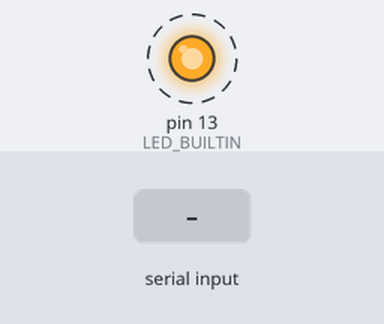
Recording of a sketch running on a simulated Arduino Uno, built with avr-gcc and run on an emulated ATmega328P. On the bench: output pins drawn as LEDs (lit = HIGH). Dashed ring = blinking. The test bench sets the inputs (shaded band). What the sketch prints to the serial monitor is not drawn.

Above: at 1.2 s.
1.3 s: byte 30 received over Serial
3.5 s: byte 90 received over Serial
5.5 s: byte 120 received over Serial
Timing chart, 0 to 13.5 s (numbered marks = the images above; inputs shaded):
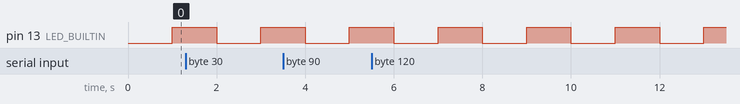

The sketch:

SerialEchoTest.ino
```cpp
// Minimal diagnostic sketch: no IMU, no BLE, no FIFO. It exists to separate
// "the board, cable or port is at fault" from "the rest of the firmware is".
// It prints a heartbeat every second and echoes back every byte it receives,
// so it cannot be mistaken for a silent hang.

unsigned long lastBeat = 0;

void setup() {
  Serial.begin(921600);
  unsigned long start = millis();
  while (!Serial && millis() - start < 3000) delay(10);
  pinMode(LED_BUILTIN, OUTPUT);
  Serial.println("ECHO TEST READY - digita qualcosa, torna indietro. Heartbeat ogni secondo.");
}

void loop() {
  if (millis() - lastBeat >= 1000) {
    lastBeat = millis();
    digitalWrite(LED_BUILTIN, !digitalRead(LED_BUILTIN));
    Serial.print("heartbeat t=");
    Serial.println(millis());
  }

  if (Serial.available()) {
    char c = Serial.read();
    Serial.print("ricevuto: '");
    Serial.print(c);
    Serial.println("'");
  }
}
```

Measured:
- by itself, pin 13 (LED_BUILTIN): alternates HIGH for 1.0 s and LOW for 1.0 s
